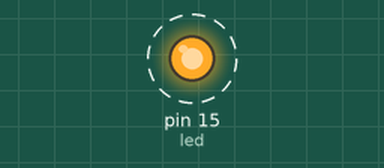
A program run on a simulated MicroPython board. On the bench: output pins drawn as LEDs (lit = HIGH). Dashed ring = blinking.

Above: at 0.2 s.
Timing chart, 0 to 5.8 s (numbered marks = the images above):
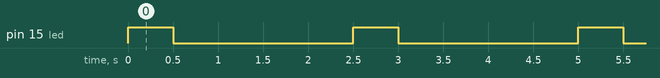

The program:

03_led_externo.py
```python
#
# Oficina de Computação Física
# Prof. Peter Jandl Jr
#
# 03_led_externo.py
# Acionamento do led externo à placa.
#
from machine import Pin
from time import sleep

# saida conectada ao led externo
led = Pin(15, Pin.OUT)

while True:
    led.value(1)
    sleep(0.5)
    led.value(0)
    sleep(2.0)
```

Measured:
- by itself, pin 15 (led): alternates HIGH for 0.50 s and LOW for 2.0 s
